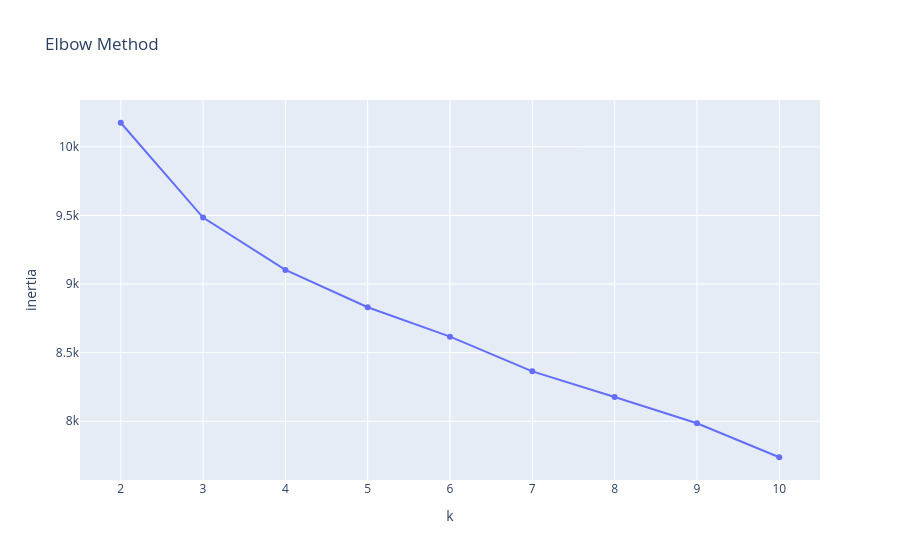
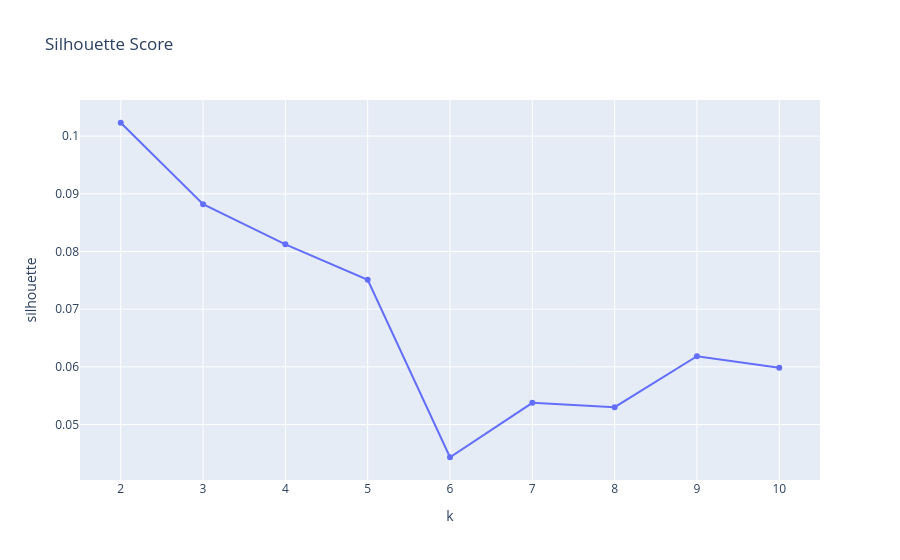

Write notebook code for charts like these, in order.
### Code cell
px.line(
    df_results,
    x="k",
    y="inertia",
    markers=True,
    title="Elbow Method"
).show()

px.line(
    df_results,
    x="k",
    y="silhouette",
    markers=True,
    title="Silhouette Score"
).show()

### Figure 1 — Plotly figure (JSON) as saved in the notebook; plotly's stock layout.template omitted (floating-point values rounded to 4 significant figures)
{"data": [{"hovertemplate": "k=%{x}<br>inertia=%{y}<extra></extra>", "legendgroup": "", "line": {"color": "#636efa", "dash": "solid"}, "marker": {"symbol": "circle"}, "mode": "lines+markers", "name": "", "orientation": "v", "showlegend": false, "type": "scatter", "x": [2, 3, 4, 5, 6, 7, 8, 9, 10], "xaxis": "x", "y": [10180.0, 9485.0, 9103.0, 8831.0, 8617.0, 8364.0, 8177.0, 7986.0, 7738.0], "yaxis": "y"}], "layout": {"legend": {"tracegroupgap": 0}, "title": {"text": "Elbow Method"}, "xaxis": {"anchor": "y", "domain": [0, 1], "title": {"text": "k"}}, "yaxis": {"anchor": "x", "domain": [0, 1], "title": {"text": "inertia"}}}}

### Figure 2 — Plotly figure (JSON) as saved in the notebook; plotly's stock layout.template omitted (floating-point values rounded to 4 significant figures)
{"data": [{"hovertemplate": "k=%{x}<br>silhouette=%{y}<extra></extra>", "legendgroup": "", "line": {"color": "#636efa", "dash": "solid"}, "marker": {"symbol": "circle"}, "mode": "lines+markers", "name": "", "orientation": "v", "showlegend": false, "type": "scatter", "x": [2, 3, 4, 5, 6, 7, 8, 9, 10], "xaxis": "x", "y": [0.1023, 0.0882, 0.08125, 0.07509, 0.04433, 0.05377, 0.05301, 0.06184, 0.05986], "yaxis": "y"}], "layout": {"legend": {"tracegroupgap": 0}, "title": {"text": "Silhouette Score"}, "xaxis": {"anchor": "y", "domain": [0, 1], "title": {"text": "k"}}, "yaxis": {"anchor": "x", "domain": [0, 1], "title": {"text": "silhouette"}}}}
